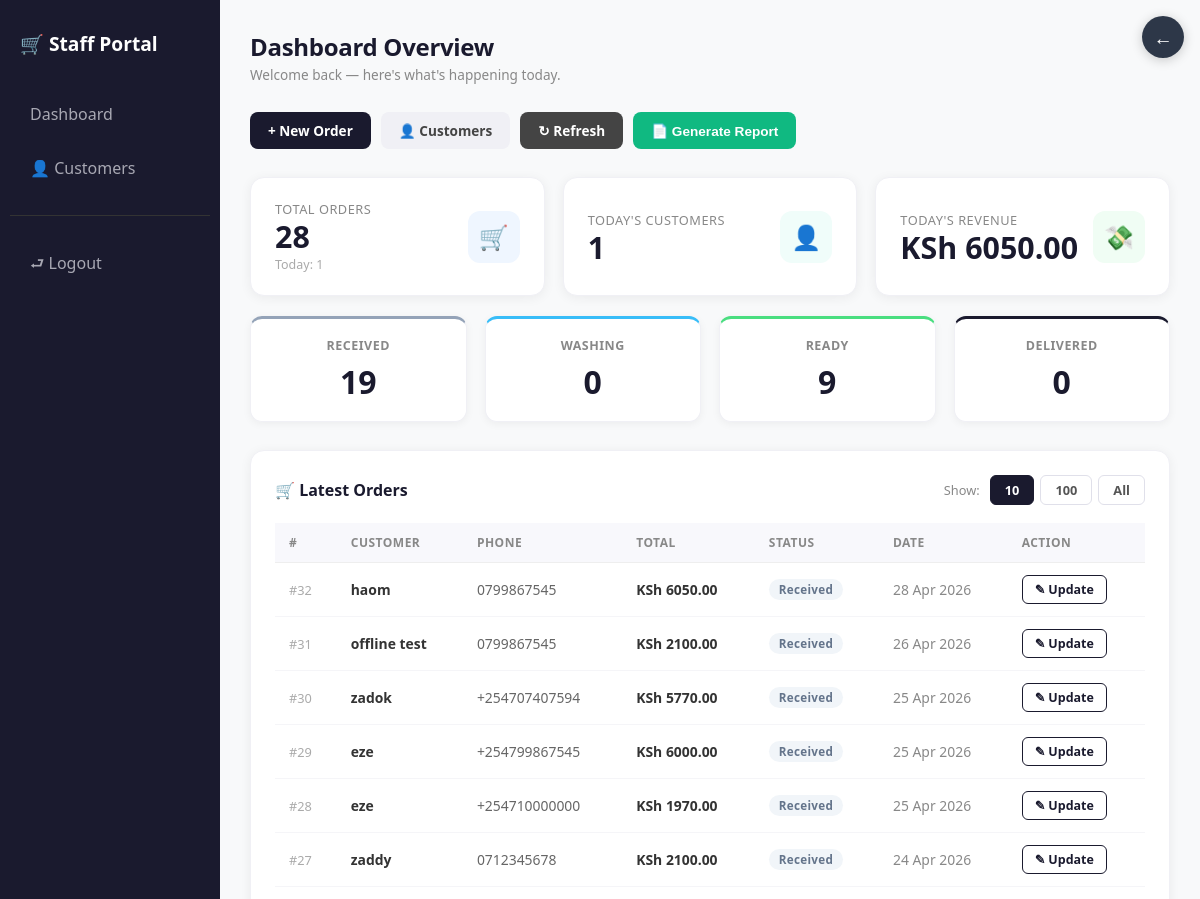
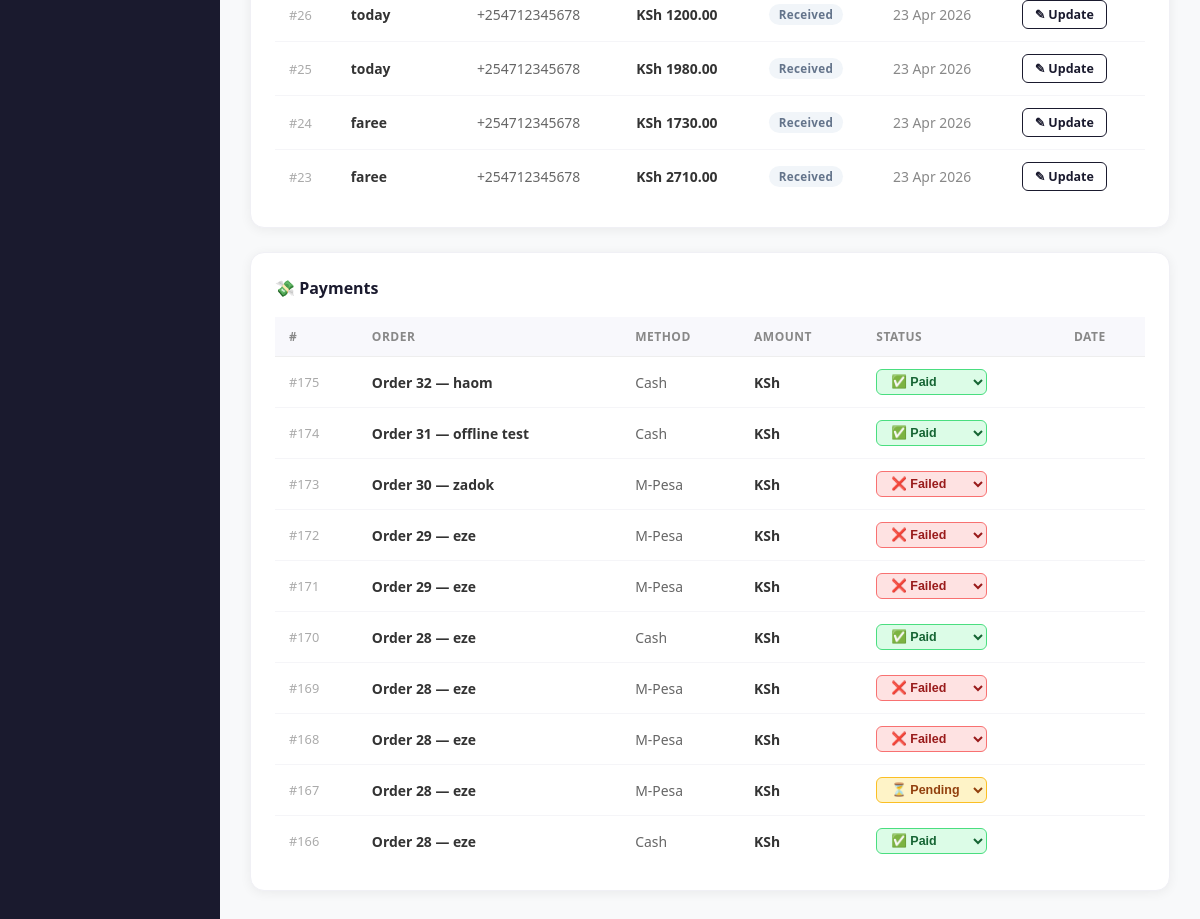
The app's page /staff/dashboard/ (signed in) with its own data (2 pictures, top to bottom).
### orders/models.py (models this page shows, shortened)
class Order(models.Model):
    STATUS_CHOICES = (
        ('received', 'Received'),
        ('washing', 'Washing'),
        ('drying', 'Drying'),
        ('ready', 'Ready for Pickup'),
        ('delivered', 'Delivered'),
    )
    customer_name = models.CharField(max_length=100)
    phone_number = models.CharField(max_length=13)
    status = models.CharField(
        max_length=20,
        choices=STATUS_CHOICES,
        default='received'
    )
    created_at = models.DateTimeField(auto_now_add=True)
    def total_price(self):
        total = Decimal('0.00')
        try:
            for item in self.items.select_related('service').all():
                try:
                    total += item.total_price()
                except (InvalidOperation, TypeError, ValueError, Exception):
                    continue
        except Exception:
            return Decimal('0.00')
        return total

class OrderItem(models.Model):
    order = models.ForeignKey(
        Order,
        related_name='items',
        on_delete=models.CASCADE
    )
    service = models.ForeignKey(
        Service,
        on_delete=models.CASCADE
    )
    quantity = models.PositiveIntegerField(default=1)
    price = models.DecimalField(max_digits=20, decimal_places=2, default=0)
    def total_price(self):
        try:
            return Decimal(str(self.service.price)) * self.quantity
        except (InvalidOperation, TypeError, ValueError, AttributeError):
            return Decimal('0.00')

### services/models.py (models this page shows, shortened)
class Service(models.Model):
    name = models.CharField(max_length=100)
    description = models.TextField(default="No description")
    price = models.DecimalField(max_digits=8, decimal_places=2)

### payments/models.py (models this page shows, shortened)
class Payment(models.Model):
    PAYMENT_METHOD_CHOICES = [
        ('CASH', 'Cash'),
        ('MPESA', 'M-Pesa'),
    ]
    STATUS_CHOICES = [
        ('pending', 'Pending'),
        ('paid', 'Paid'),
        ('failed', 'Failed'),
    ]
    order = models.ForeignKey('orders.Order', on_delete=models.CASCADE)
    payment_method = models.CharField(max_length=10, choices=PAYMENT_METHOD_CHOICES)
    phone_number = models.CharField(max_length=15, blank=True)
    checkout_request_id = models.CharField(max_length=100, blank=True)
    status = models.CharField(max_length=20, choices=STATUS_CHOICES, default='pending')
    created_at = models.DateTimeField(auto_now_add=True)

### staff/views.py (the view)
# urls.py: path("staff/dashboard/", views.staff_dashboard, name="staff_dashboard"),
@login_required(login_url='staff_login')
def staff_dashboard(request):
    limit = request.GET.get('limit', '10')
    all_orders = Order.objects.all().order_by('-created_at')
    all_payments = Payment.objects.all().order_by('-created_at')
    today = timezone.now().date()
    total_customers = Order.objects.filter(
        created_at__date=today
    ).values('phone_number').distinct().count()
    received_orders = all_orders.filter(status='received').count()
    washing_orders = all_orders.filter(status='washing').count()
    ready_orders = all_orders.filter(status='ready').count()
    delivered_orders = all_orders.filter(status='delivered').count()
    paid_order_ids = all_payments.filter(
        status='paid',
        created_at__date=today
    ).values_list('order_id', flat=True)
    today_revenue = sum(
        Order.objects.get(id=oid).total_price()
        for oid in paid_order_ids
        if Order.objects.filter(id=oid).exists()
    ) or Decimal('0.00')
    orders = all_orders
    payments = all_payments
    if limit != 'all':
        try:
            limit_int = int(limit)
            orders = all_orders[:limit_int]
            payments = all_payments[:limit_int]
        except ValueError:
            orders = all_orders[:10]
            payments = all_payments[:10]
            limit = '10'
    context = {
        'orders': orders,
        'payments': payments,
        'limit': limit,
        'total_orders': all_orders.count(),
        'today_orders': all_orders.filter(created_at__date=today).count(),
        'total_customers': total_customers,
        'today_revenue': today_revenue,
        'pending_payments': all_payments.filter(status='pending').count(),
        'received_orders': received_orders,
        'washing_orders': washing_orders,
        'ready_orders': ready_orders,
        'delivered_orders': delivered_orders,
    }
    return render(request, 'staff/dashboard.html', context)

### staff/templates/staff/dashboard.html (shortened to what this page needs)
{% extends 'staff/base.html' %}
{% block content %}
<div class="page-header">
    <div>
        <h4>Dashboard Overview</h4>
        <p>Welcome back — here's what's happening today.</p>
    </div>
</div>
<div class="action-bar">
    <a href="/orders/order/" class="btn btn-purple">&#43; New Order</a>
    <a href="{% url 'customer_details' %}" class="btn btn-secondary">&#128100; Customers</a>
    <a href="{% url 'staff_dashboard' %}" class="btn btn-dark">&#8635; Refresh</a>
    <button onclick="document.getElementById('reportModal').style.display='flex'" class="btn btn-success">
        &#128196; Generate Report
    </button>
</div>
<div class="stats-grid">
    <div class="stat-card">
        <div class="info">
            <p>Total Orders</p>
            <h3>{{ total_orders }}</h3>
            <small>Today: {{ today_orders }}</small>
        </div>
        <div class="stat-icon icon-blue">&#128722;</div>
    </div>
    <div class="stat-card">
        <div class="info">
            <p>Today's Customers</p>
            <h3>{{ total_customers }}</h3>
        </div>
        <div class="stat-icon icon-teal">&#128100;</div>
    </div>
    <div class="stat-card">
        <div class="info">
            <p>Today's Revenue</p>
            <h3>KSh {{ today_revenue }}</h3>
        </div>
        <div class="stat-icon icon-green">&#128184;</div>
    </div>
</div>
<div class="status-grid">
    <div class="status-card received">
        <p>Received</p>
        <h4>{{ received_orders }}</h4>
    </div>
    <div class="status-card washing">
        <p>Washing</p>
        <h4>{{ washing_orders }}</h4>
    </div>
    <div class="status-card ready">
        <p>Ready</p>
        <h4>{{ ready_orders }}</h4>
    </div>
    <div class="status-card delivered">
        <p>Delivered</p>
        <h4>{{ delivered_orders }}</h4>
    </div>
</div>
<div class="table-card">
    <div class="table-card-header">
        <h5>&#128722; Latest Orders</h5>
        <div class="limit-btns">
            <span style="font-size:0.8rem;color:#888;align-self:center;margin-right:4px;">Show:</span>
            <a href="?limit=10"  class="limit-btn {% if limit == '10' %}active{% endif %}">10</a>
            <a href="?limit=100" class="limit-btn {% if limit == '100' %}active{% endif %}">100</a>
            <a href="?limit=all" class="limit-btn {% if limit == 'all' %}active{% endif %}">All</a>
        </div>
    </div>
    <div class="table-wrap">
        <table class="data-table">
            <thead>
                <tr>
                    <th>#</th>
                    <th>Customer</th>
                    <th>Phone</th>
                    <th>Total</th>
                    <th>Status</th>
                    <th>Date</th>
                    <th>Action</th>
                </tr>
            </thead>
            <tbody>
                {% for order in orders %}
                <tr>
                    <td style="color:#aaa;font-size:0.8rem;">#{{ order.id }}</td>
                    <td style="font-weight:600;">{{ order.customer_name }}</td>
                    <td style="color:#666;">{{ order.phone_number }}</td>
                    <td style="font-weight:600;">KSh {{ order.total_price }}</td>
                    <td>
                        {% if order.status == 'received' %}
                            <span class="badge badge-received">Received</span>
                        {% elif order.status == 'washing' %}
                            <span class="badge badge-washing">Washing</span>
                        {% elif order.status == 'drying' %}
                            <span class="badge badge-drying">Drying</span>
                        {% elif order.status == 'ready' %}
                            <span class="badge badge-ready">Ready</span>
                        {% elif order.status == 'delivered' %}
                            <span class="badge badge-delivered">Delivered</span>
                        {% endif %}
                    </td>
                    <td style="color:#888;">{{ order.created_at|date:"d M Y" }}</td>
                    <td>
                        <a href="{% url 'update_order' order.id %}" class="btn-update">&#9998; Update</a>
                    </td>
                </tr>
                {% empty %}
                <tr class="empty-row"><td colspan="7">No orders yet.</td></tr>
                {% endfor %}
            </tbody>
        </table>
    </div>
</div>
<div class="table-card">
    <div class="table-card-header">
        <h5>&#128184; Payments</h5>
    </div>
    <div class="table-wrap">
        <table class="data-table">
            <thead>
                <tr>
                    <th>#</th>
                    <th>Order</th>
                    <th>Method</th>
                    <th>Amount</th>
                    <th>Status</th>
                    <th>Date</th>
                </tr>
            </thead>
            <tbody>
                {% for payment in payments %}
                <tr>
                    <td style="color:#aaa;font-size:0.8rem;">#{{ payment.id }}</td>
                    <td style="font-weight:600;">Order {{ payment.order.id }} — {{ payment.order.customer_name }}</td>
                    <td style="color:#666;">{{ payment.get_payment_method_display }}</td>
                    <td style="font-weight:600;">KSh {{ payment.amount }}</td>
                    <td>
                        <form method="post" action="{% url 'payments:update_payment_status' payment.id %}">
                            <select name="status" onchange="this.form.submit()"
                                    class="pay-select {{ payment.status }}">
                                <option value="paid"    {% if payment.status == 'paid' %}selected{% endif %}>✅ Paid</option>
                                <option value="pending" {% if payment.status == 'pending' %}selected{% endif %}>⏳ Pending</option>
                                <option value="failed"  {% if payment.status == 'failed' %}selected{% endif %}>❌ Failed</option>
                            </select>
                        </form>
                    </td>
                    <td style="color:#888;">{{ payment.paid_at|date:"d M Y" }}</td>
                </tr>
                {% empty %}
                <tr class="empty-row"><td colspan="6">No payments yet.</td></tr>
                {% endfor %}
            </tbody>
        </table>
    </div>
</div>
{% endblock %}

### staff/templates/staff/base.html (style rules this page uses)
* { margin: 0; padding: 0; box-sizing: border-box; }
body { background-color: #f8f9fa; font-family: 'Segoe UI', Tahoma, Geneva, Verdana, sans-serif; display: flex; min-height: 100vh; }
.stat-card { border-radius: 12px; border: none; box-shadow: 0 2px 10px rgba(0,0,0,0.08); background: #fff; padding: 20px; }

### records on screen
Order: id "32", customer_name "haom", phone_number "0799867545", total_price "6050.00", status "Received", created_at "28 Apr 2026"
Order: id "31", customer_name "offline test", phone_number "0799867545", total_price "2100.00", status "Received", created_at "26 Apr 2026"
Order: id "30", customer_name "zadok", phone_number "+254707407594", total_price "5770.00", status "Received", created_at "25 Apr 2026"
Order: id "29", customer_name "eze", phone_number "+254799867545", total_price "6000.00", status "Received", created_at "25 Apr 2026"
Order: id "28", customer_name "eze", phone_number "+254710000000", total_price "1970.00", status "Received", created_at "25 Apr 2026"
Order: id "27", customer_name "zaddy", phone_number "0712345678", total_price "2100.00", status "Received", created_at "24 Apr 2026"
Order: id "26", customer_name "today", phone_number "+254712345678", total_price "1200.00", status "Received", created_at "23 Apr 2026"
Order: id "25", customer_name "today", phone_number "+254712345678", total_price "1980.00", status "Received", created_at "23 Apr 2026"
Order: id "24", customer_name "faree", phone_number "+254712345678", total_price "1730.00", status "Received", created_at "23 Apr 2026"
Order: id "23", customer_name "faree", phone_number "+254712345678", total_price "2710.00", status "Received", created_at "23 Apr 2026"
Payment: id "175", order.id "32", order.customer_name "haom", payment_method "Cash", status "✅ Paid"
Payment: id "174", order.id "31", order.customer_name "offline test", payment_method "Cash", status "✅ Paid"
Payment: id "173", order.id "30", order.customer_name "zadok", payment_method "M-Pesa", status "❌ Failed"
Payment: id "172", order.id "29", order.customer_name "eze", payment_method "M-Pesa", status "❌ Failed"
Payment: id "171", order.id "29", order.customer_name "eze", payment_method "M-Pesa", status "❌ Failed"
Payment: id "170", order.id "28", order.customer_name "eze", payment_method "Cash", status "✅ Paid"
Payment: id "169", order.id "28", order.customer_name "eze", payment_method "M-Pesa", status "❌ Failed"
Payment: id "168", order.id "28", order.customer_name "eze", payment_method "M-Pesa", status "❌ Failed"
Payment: id "167", order.id "28", order.customer_name "eze", payment_method "M-Pesa", status "⏳ Pending"
Payment: id "166", order.id "28", order.customer_name "eze", payment_method "Cash", status "✅ Paid"

### other values on screen
{{ total_orders }} "28"
{{ today_orders }} "1"
{{ total_customers }} "1"
{{ today_revenue }} "6050.00"
{{ received_orders }} "19"
{{ washing_orders }} "0"
{{ ready_orders }} "9"
{{ delivered_orders }} "0"
